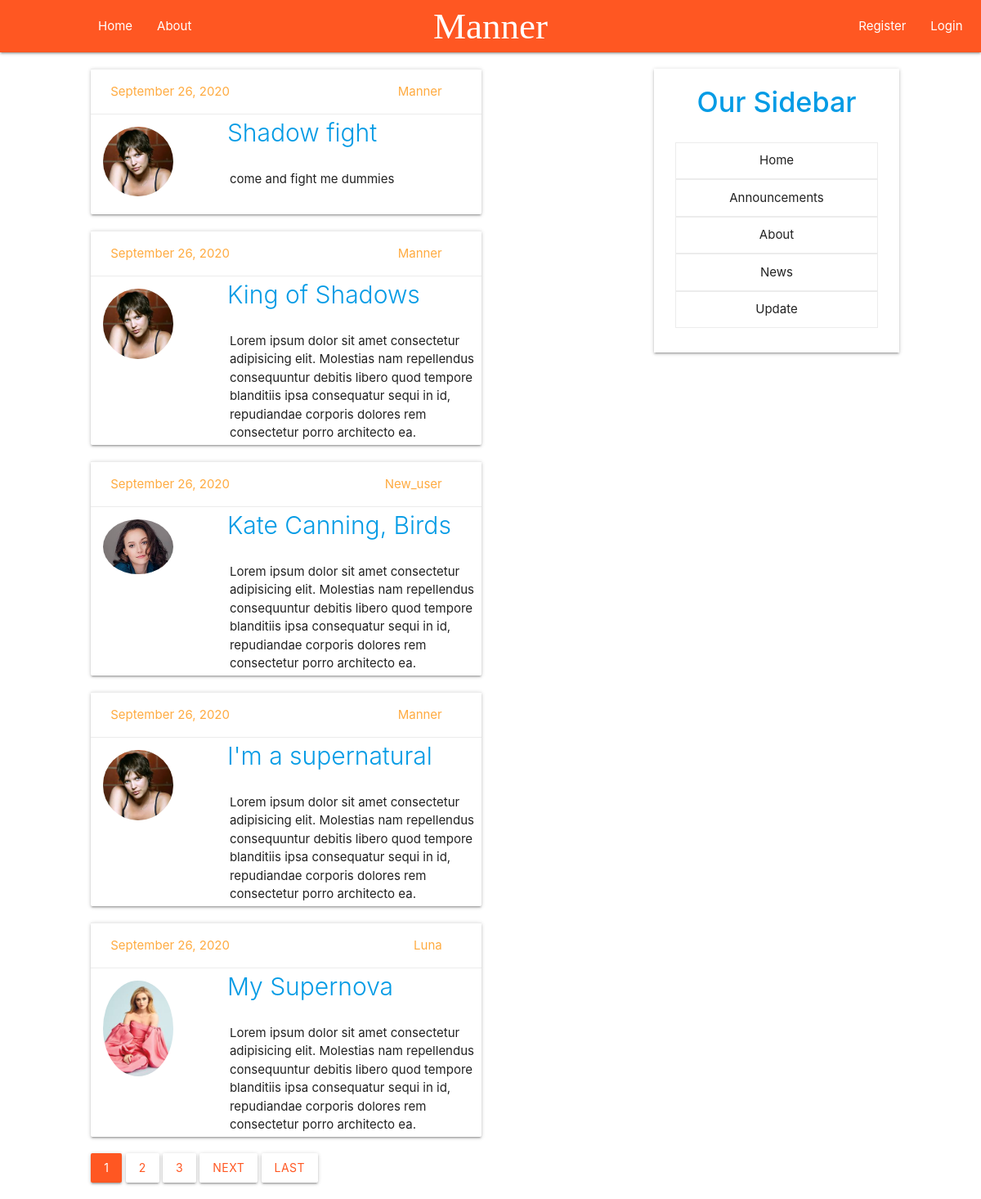
The page / on the database its author committed.
### blog/models.py (models this page shows, shortened)
class Post(models.Model):
    title = models.CharField(max_length=100)
    content = models.TextField()
    date_posted = models.DateTimeField(default=timezone.now)
    author = models.ForeignKey(User, on_delete=models.CASCADE)

### users/models.py (models this page shows, shortened)
class Profile(models.Model):
    user = models.OneToOneField(User, on_delete=models.CASCADE)
    image = models.ImageField(default='default.jpg', upload_to='profile_pics')

### blog/views.py (the view)
# urls.py: path('', PostListView.as_view(), name='blog-home' ),
class PostListView(ListView):
    model = Post
    template_name = "blog/home.html"
    context_object_name = 'posts'
    ordering = ['-date_posted']
    paginate_by = 5

### blog/templates/blog/home.html (shortened to what this page needs)
{% extends "blog/base.html" %}{% block content %} {% for post in posts %}
<div class="card">
    <div class="card-action" style="border-bottom: 1px solid rgba(160, 160, 160, 0.2);">
        <a href="#">{{ post.date_posted|date:"F d, Y"}}</a>
        <a href="{% url 'user-posts' post.author.username %}" class="right">{{ post.author}}</a>
    </div>
    <div class="row">
        <div class="col l4">
            <img class="circle" style="padding: 1rem;" width="80%" src="{{ post.author.profile.image.url}}">
        </div>
        <div class="col l8">
            <div class="card-title" style="font-size: 2rem;">
                <a href="{% url 'post-detail' post.id %}">{{ post.title }}</a>
            </div>
            <div class="card-content" style="padding: .2rem; padding-top:1.5rem;">
                <p>{{ post.content }}</p>
            </div>
        </div>
    </div>
</div>
{% endfor %}
<div>
    {% if is_paginated %}  {% for num in page_obj.paginator.page_range %} {% if page_obj.number == num %}
    <a class="btn deep-orange" href="?page={{ num }}">{{ num }}</a> {% elif num > page_obj.number|add:'-3' and page_obj.number|add:'3' > num %}
    <a class="btn deep-orange-text transparent" href="?page={{ num }}">{{ num }}</a> {% endif %} {% endfor %} {% if page_obj.has_next %}
    <a class="btn deep-orange-text transparent" href="?page={{ page_obj.next_page_number}}">Next</a>
    <a class="btn deep-orange-text transparent" href="?page={{ page_obj.paginator.num_pages }}">Last</a> {% endif %} {% endif %}
</div>
{% endblock content %}

### blog/templates/blog/base.html (shortened to what this page needs)
{% load static %}
<!DOCTYPE html>
<html lang="en">
<head>
    <link rel="stylesheet" href='{% static "blog/materialize.min.css" %}'>
    <link rel="stylesheet" href='{% static "blog/style.css" %}'>
</head>
<body>
    <nav class='nav-content deep-orange'>
        <ul style="margin: 0 auto; width: 85%;">
            <li><a href="{% url 'blog-home' %}" class="brand-logo flow-text center">Manner</a></li>
            <li style="padding-left: 1rem;"><a href="{% url 'blog-home' %}">Home</a></li>
            <li><a href="{% url 'blog-about' %}">About</a></li>
        </ul>
        {% if user.is_authenticated %}
        <ul class='right' style="padding-right: .5rem;">
            <li><a href="{% url 'post-create' %}">Create Post</a></li>
            <li><a href="{% url 'profile' %}">Profile</a></li>
            <li><a href="{% url 'logout' %}">Logout</a></li>
        </ul>
        {% else %}
        <ul class='right' style="padding-right: .5rem;">
            <li><a href="{% url 'register' %}">Register</a></li>
            <li><a href="{% url 'login' %}">Login</a></li>
        </ul>
        {% endif %}
    </nav>
    <section>
        <div class='row' style="margin-top: 1%;">
            <div class='col  offset-l1 l5'>
                 {% block content %} {% endblock content %}
            </div>
            <div class="sidebar col l3 z-depth-1 offset-l2 container" style="margin-top: .5rem;">
                <h4 class="center" style="color: #039BE5; font-weight: 500;">Our Sidebar</h4>
                <ul style="padding: 1rem;" class='center-align'>
                    <li>Home</li>
                    <li>Announcements</li>
                    <li>About</li>
                    <li>News</li>
                    <li>Update</li>
                </ul>
            </div>
        </div>
    </section>
</body>
</html>

### blog/static/blog/style.css (style rules this page uses)
ul li .brand-logo { font-family: The Baghotta Script; font-size: 3rem; }
.sidebar h4 { color: #039BE5; font-weight: 500; }
.sidebar ul li { border: 1px solid rgba(160, 160, 160, 0.2); padding: .7rem; }

### rows shown on the page
Post: date_posted "September 26, 2020", author "Manner", author.profile.image (picture), title "Shadow fight", content "come and fight me dummies"
Post: date_posted "September 26, 2020", author "Manner", author.profile.image (picture), title "King of Shadows", content "Lorem ipsum dolor sit amet consectetur adipisicing elit. Molestias nam repellendus consequuntur debitis libero quod tempore blanditiis ipsa consequatur sequi in id, repudiandae corporis dolores rem consectetur porro architecto ea."
Post: date_posted "September 26, 2020", author "New_user", author.profile.image (picture), title "Kate Canning, Birds", content "Lorem ipsum dolor sit amet consectetur adipisicing elit. Molestias nam repellendus consequuntur debitis libero quod tempore blanditiis ipsa consequatur sequi in id, repudiandae corporis dolores rem consectetur porro architecto ea."
Post: date_posted "September 26, 2020", author "Manner", author.profile.image (picture), title "I'm a supernatural", content "Lorem ipsum dolor sit amet consectetur adipisicing elit. Molestias nam repellendus consequuntur debitis libero quod tempore blanditiis ipsa consequatur sequi in id, repudiandae corporis dolores rem consectetur porro architecto ea."
Post: date_posted "September 26, 2020", author "Luna", author.profile.image (picture), title "My Supernova", content "Lorem ipsum dolor sit amet consectetur adipisicing elit. Molestias nam repellendus consequuntur debitis libero quod tempore blanditiis ipsa consequatur sequi in id, repudiandae corporis dolores rem consectetur porro architecto ea."

### other values the page prints
{{ num }} "1"
{{ num }} "2" "3"
